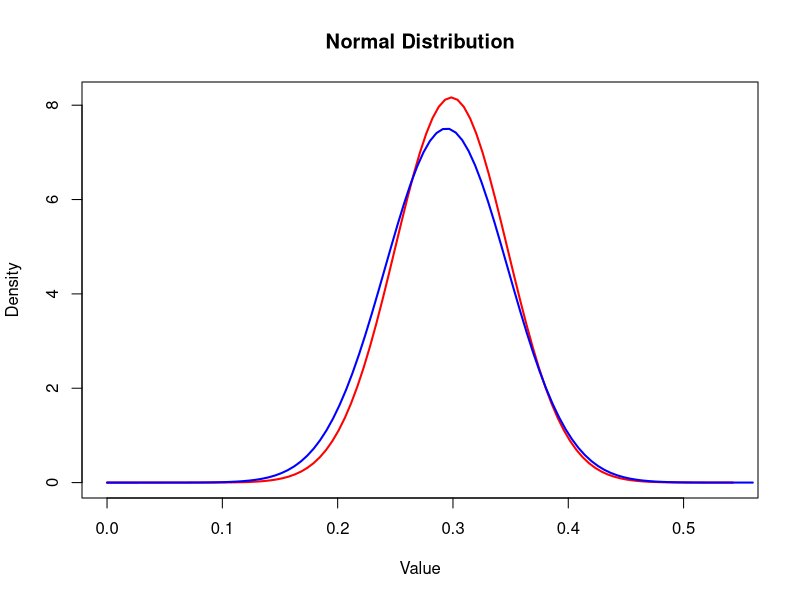
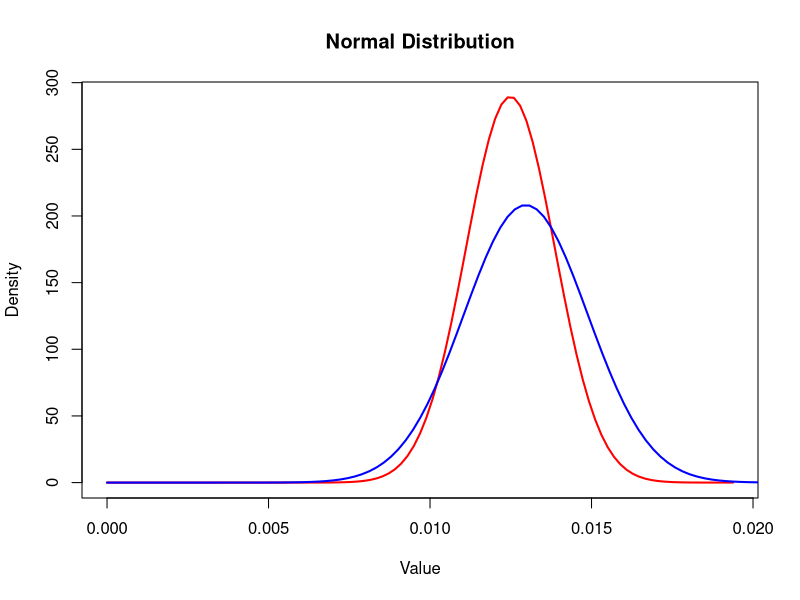

R code for these plots, in order: (Note: this script raises an error after producing the figures.)
# Define mean and standard deviation
mean_value <- 0.29852
sd_value <- 0.04886


# Plot the normal distribution
curve(dnorm(x, mean = mean_value, sd = sd_value),
      from = 0, 
      to = mean_value + 5*sd_value,
      main = "Normal Distribution",
      xlab = "Value",
      ylab = "Density",
      col = "red",
      lwd = 2)


# Define mean and standard deviation
mean_value <- 0.29428083
sd_value <- 0.053144820


# Plot the normal distribution
curve(dnorm(x, mean = mean_value, sd = sd_value),
      from = 0, 
      to = mean_value + 5*sd_value,
      main = "Normal Distribution",
      xlab = "Value",
      ylab = "Density",
      col = "blue",
      lwd = 2, add = T)



# Define mean and standard deviation
mean_value <- 0.012489
sd_value <- 0.001378


# Plot the normal distribution
curve(dnorm(x, mean = mean_value, sd = sd_value),
      from = 0, 
      to = mean_value + 5*sd_value,
      main = "Normal Distribution",
      xlab = "Value",
      ylab = "Density",
      col = "red",
      lwd = 2)

# Define mean and standard deviation
mean_value <- 0.012964506
sd_value <- 0.001916270


# Plot the normal distribution
curve(dnorm(x, mean = mean_value, sd = sd_value),
      from = 0, 
      to = mean_value + 5*sd_value,
      main = "Normal Distribution",
      xlab = "Value",
      ylab = "Density",
      col = "blue",
      lwd = 2, add = T)


library(tidyverse)
lm_hold <- data_for_stan_df %>% 
  filter(#par == par_index,
    type == 1) %>%
  mutate(par = factor(par)) %>% 
  lm(data = .,formula = amp ~ par + arousal - 1)

lm_hold %>% summary()


#Look at correlations for individual participants

data_for_stan_df$par %>% head()

data_list_for_stan_lpp$par %>% head()

data_for_stan_df$par <- data_for_stan_df$par %>% 
  as.factor() %>% 
  as.integer()

data_for_stan_df$cate <- data_for_stan_df$cate %>% 
  as.factor()

for(par_index in c(1:46)){
  
  number_of_trials <- data_for_stan_df %>% 
    filter(par == par_index,
           type == 2) %>% 
    nrow()
  
  lm_hold <- data_for_stan_df %>% 
    filter(#par == par_index,
           type == 2) %>%
    mutate(par = factor(par)) %>% 
    lm(data = .,formula = amp ~ par + arousal - 1)
  
  lm_hold %>% summary()

  p <- data_for_stan_df %>% 
    filter(par == par_index,
           type == 2) %>% 
    ggplot() +
    geom_line(aes(x = arousal, y = amp),
              stat = "smooth", method = "lm") +
    geom_text(aes(x = arousal,
                  y = amp,
                  label = stim_name,
                  color = cate)) +
    ggtitle(paste0("Participant ", par_index,
                   " number of good trials ", number_of_trials)) +
    scale_color_manual(values = c("blue", "green", "red")) +
    theme_classic()
  
  print(p)
  
  Sys.sleep(.25)
  
  readline(prompt="Press [Enter] to continue to the next iteration...")
  
}


